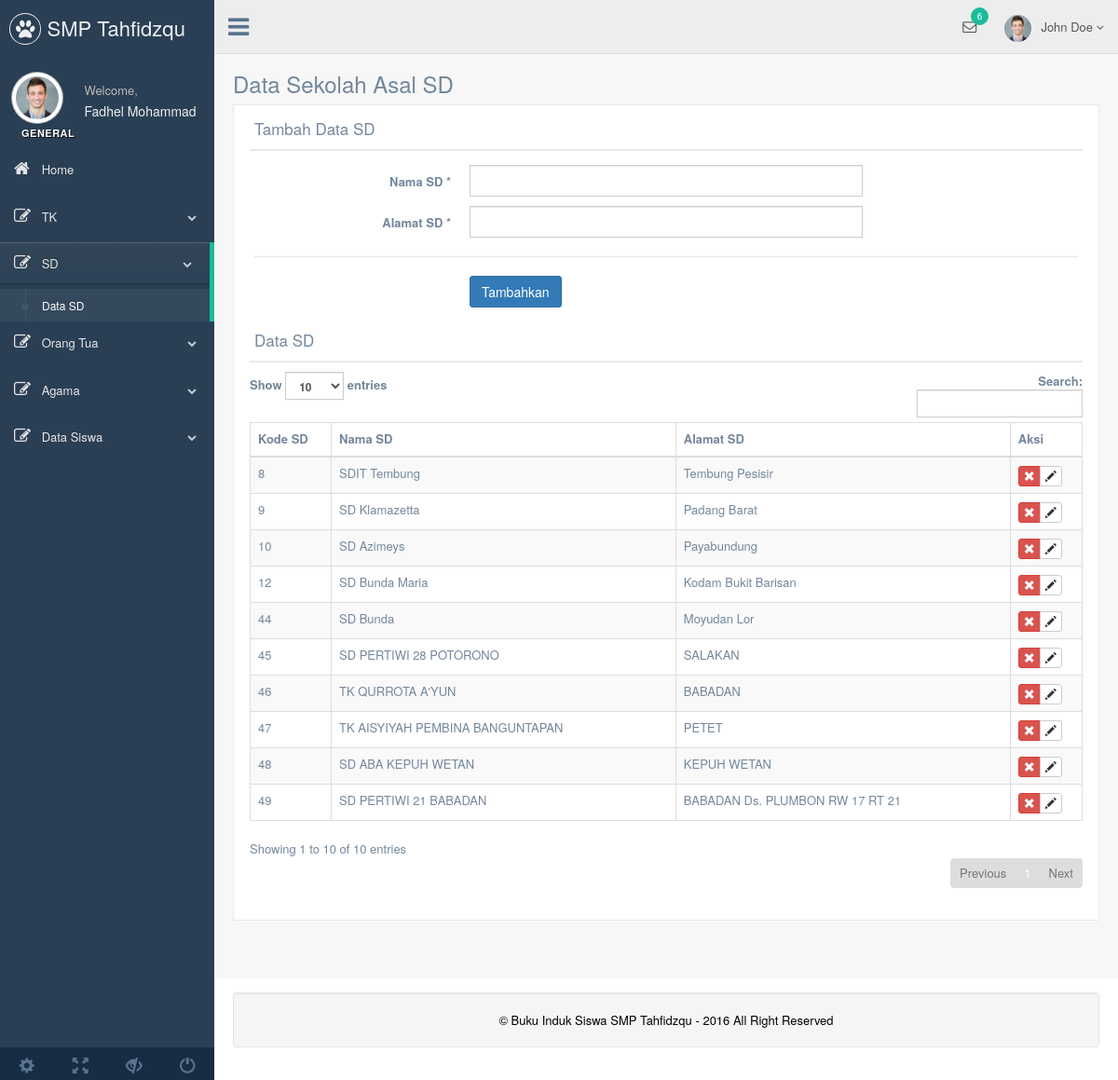
The page /contoh/pengurus/datasd.php on the database its author committed.
### tables this page shows
CREATE TABLE `tsd` (
  `id_sd` int(4) NOT NULL,
  `nama_sd` text NOT NULL,
  `alamat_sd` text NOT NULL
);

### contoh/pengurus/datasd.php (the view, shortened to what this page needs)
<?php require_once('../Connections/koneksi.php'); ?>
<?php
$editFormAction = $_SERVER['PHP_SELF'];
if (isset($_SERVER['QUERY_STRING'])) {
  $editFormAction .= "?" . htmlentities($_SERVER['QUERY_STRING']);
}
$maxRows_tampil = 10;
$pageNum_tampil = 0;
$startRow_tampil = $pageNum_tampil * $maxRows_tampil;
$query_tampil = "SELECT * FROM tsd";
$query_limit_tampil = sprintf("%s LIMIT %d, %d", $query_tampil, $startRow_tampil, $maxRows_tampil);
$tampil = mysql_query($query_limit_tampil, $koneksi) or die(mysql_error());
$row_tampil = mysql_fetch_assoc($tampil);
?>
<?php include("header.php"); ?>
  <body class="nav-md">
    <div class="container body">
      <div class="main_container">
        <?php include("sidebar.php"); ?>
        <?php include("top.php"); ?>
        <div class="right_col" role="main">
          <div class="">
            <div class="page-title">
              <div class="title_left">
                <h3>Data Sekolah Asal SD</h3>
              </div>
            </div>
            <div class="clearfix"></div>
            <div class="row">
              <div class="col-md-12 col-sm-12 col-xs-12">
                <div class="x_panel">
                  <div class="x_title">
                    <h2>Tambah Data SD</h2>
                    <div class="clearfix"></div>
                  </div>
                  <div class="x_content">
                    <form class="form-horizontal form-label-left" novalidate action="<?php echo $editFormAction; ?>" method="post" name="form1" id="form1">
                      <div class="item form-group">
                        <label class="control-label col-md-3 col-sm-3 col-xs-12" for="name">Nama SD <span class="required">*</span>
                        </label>
                        <div class="col-md-6 col-sm-6 col-xs-12">
                          <input id="nama_sd" class="form-control col-md-7 col-xs-12" data-validate-length-range="6" data-validate-words="2" name="nama_sd" required="required" type="text">
                        </div>
                      </div>
                      <div class="item form-group">
                        <label class="control-label col-md-3 col-sm-3 col-xs-12" for="email">Alamat SD <span class="required">*</span>
                        </label>
                        <div class="col-md-6 col-sm-6 col-xs-12">
                          <input type="email" id="alamat_sd" name="alamat_sd" required="required" class="form-control col-md-7 col-xs-12">
                        </div>
                      </div>
                      <div class="ln_solid"></div>
                      <div class="form-group">
                        <div class="col-md-6 col-md-offset-3">
							<input type="submit" value="Tambahkan" class="btn btn-primary" />
                        </div>
                      </div>
                    </form>
                  </div>
                  <div class="x_title">
                    <h2>Data SD</h2>
                    <div class="clearfix"></div>
                  </div>
                    <table id="datatable" class="table table-striped table-bordered">
                      <thead>
                        <tr>
                          <th>Kode SD</th>
                          <th>Nama SD</th>
                          <th>Alamat SD</th>
                          <th>Aksi</th>
                        </tr>
                      </thead>
                      <tbody>
						<?php do { ?>
						  <tr>
							<td><?php echo $row_tampil['id_sd']; ?></td>
							<td><?php echo $row_tampil['nama_sd']; ?></td>
							<td><?php echo $row_tampil['alamat_sd']; ?></td>
							<td>
							<div class='btn-group'>
								  <a href="hapussd.php?id_sd=<?php echo $row_tampil['id_sd']; ?>" class="btn btn-danger btn-xs glyphicon glyphicon-remove tipsy-kiri-atas" title="Hapus Data Ini"><i class="icon-remove icon-white"></i></a>
								  <a href="formeditsd.php?id_sd=<?php echo $row_tampil['id_sd']; ?>" class="btn btn-default btn-xs glyphicon glyphicon-pencil tipsy-kiri-atas" title='Edit Data ini'> <i class="icon-edit icon-white"></i> </a></div>
							</td>
						  </tr>
						  <?php } while ($row_tampil = mysql_fetch_assoc($tampil)); ?>
                      </tbody>
                    </table>
                </div>
              </div>
            </div>
          </div>
        </div>
    </div>
    </div>
    <?php include("../library/inc/footer.php") ?>

### rows shown on the page
tsd: id_sd "8", nama_sd "SDIT Tembung", alamat_sd "Tembung Pesisir"
tsd: id_sd "9", nama_sd "SD Klamazetta", alamat_sd "Padang Barat"
tsd: id_sd "10", nama_sd "SD Azimeys", alamat_sd "Payabundung"
tsd: id_sd "12", nama_sd "SD Bunda Maria", alamat_sd "Kodam Bukit Barisan"
tsd: id_sd "44", nama_sd "SD Bunda", alamat_sd "Moyudan Lor"
tsd: id_sd "45", nama_sd "SD PERTIWI 28 POTORONO", alamat_sd "SALAKAN"
tsd: id_sd "46", nama_sd "TK QURROTA A'YUN", alamat_sd "BABADAN"
tsd: id_sd "47", nama_sd "TK AISYIYAH PEMBINA BANGUNTAPAN", alamat_sd "PETET"
tsd: id_sd "48", nama_sd "SD ABA KEPUH WETAN", alamat_sd "KEPUH WETAN"
tsd: id_sd "49", nama_sd "SD PERTIWI 21 BABADAN", alamat_sd "BABADAN Ds. PLUMBON RW 17 RT 21"
